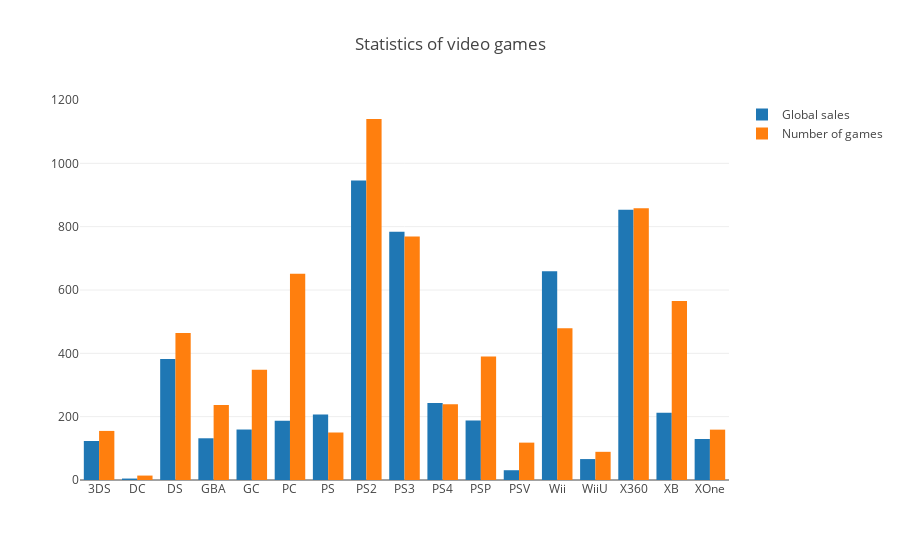

This figure's notebook cell:
### Code cell
data = [line1, line2]
layout = {'title': 'Statistics of video games'}
fig = go.Figure(data=data, layout=layout)
iplot(fig, show_link=True)

### Figure 1 — Plotly figure (JSON) as saved in the notebook; plotly's stock layout.template omitted (floating-point values rounded to 4 significant figures)
{"data": [{"name": "Global sales", "type": "bar", "x": ["3DS", "DC", "DS", "GBA", "GC", "PC", "PS", "PS2", "PS3", "PS4", "PSP", "PSV", "Wii", "WiiU", "X360", "XB", "XOne"], "y": [123.2, 4.55, 382.3, 131.8, 159.4, 187.1, 206.6, 946.0, 784.3, 243.0, 187.9, 30.88, 659.0, 66.08, 853.3, 212.1, 129.6]}, {"name": "Number of games", "type": "bar", "x": ["3DS", "DC", "DS", "GBA", "GC", "PC", "PS", "PS2", "PS3", "PS4", "PSP", "PSV", "Wii", "WiiU", "X360", "XB", "XOne"], "y": [155, 14, 464, 237, 348, 651, 150, 1140, 769, 239, 390, 118, 479, 89, 858, 565, 159]}], "layout": {"title": "Statistics of video games"}}
